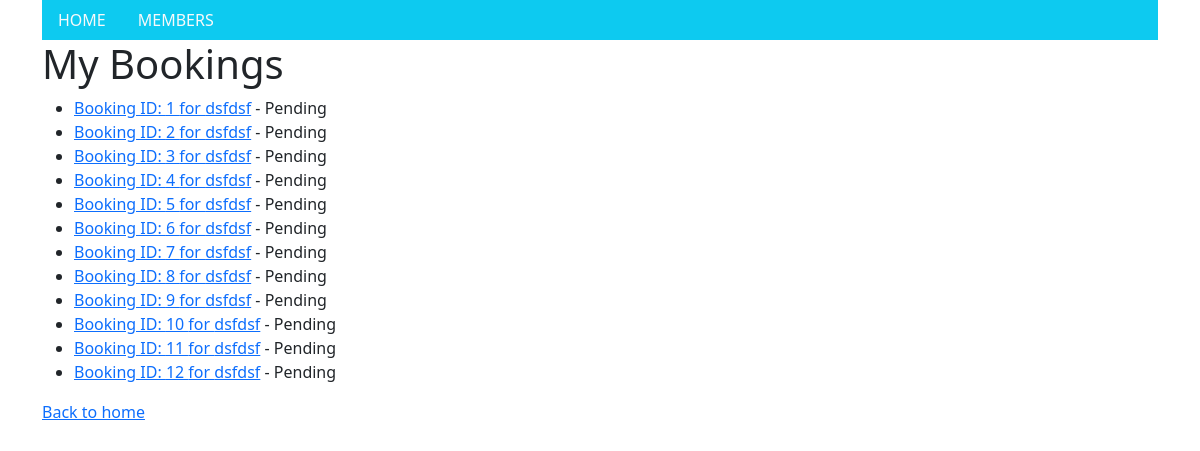
The page /bookings/list/ (signed in) on the database as committed earlier.
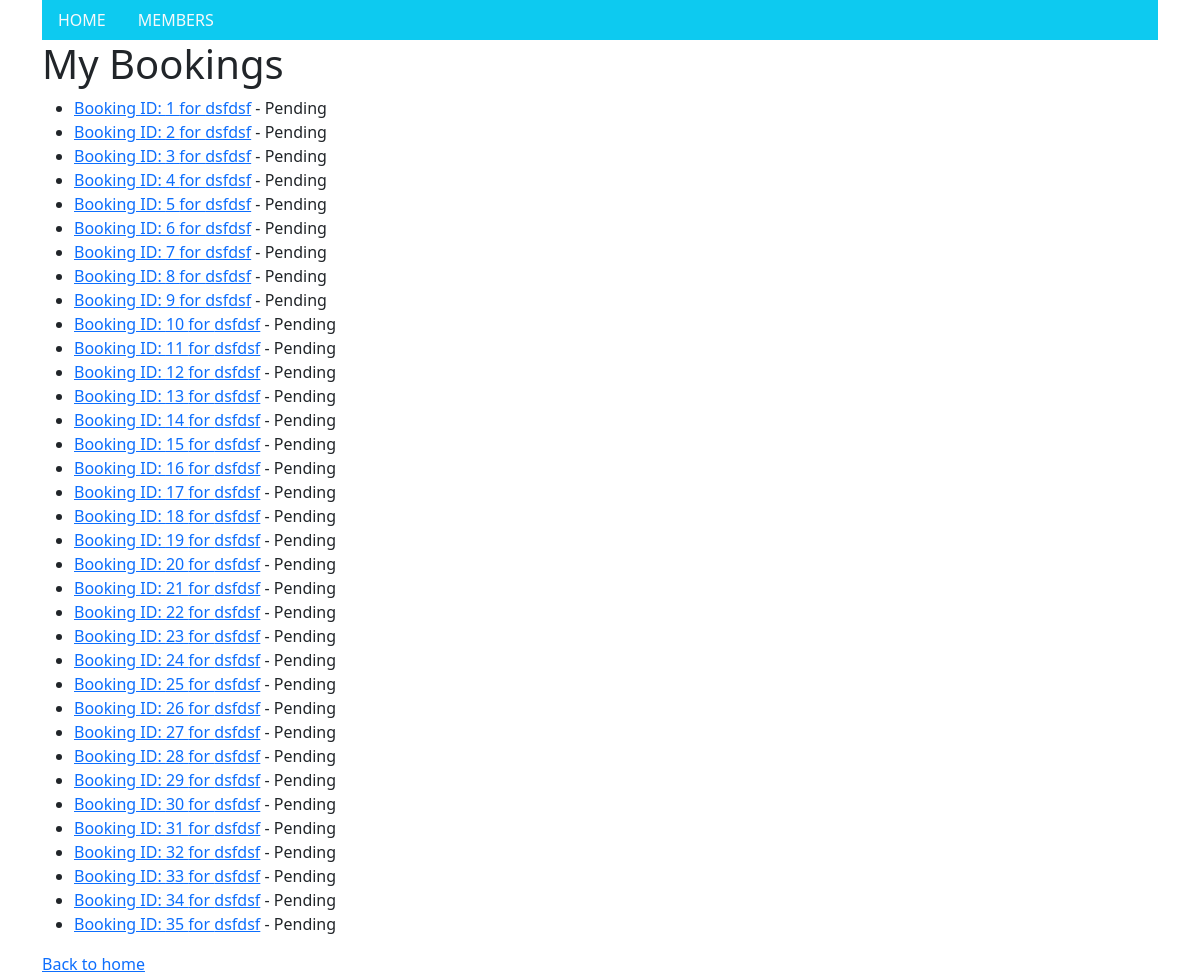
The same page on the database as committed later.
### bookings/models.py (models this page shows, shortened)
class Booking(models.Model):
    STATUS_CHOICES = [
        ('Pending', 'Pending'),
        ('Confirmed', 'Confirmed'),
        ('Cancelled', 'Cancelled'),
    ]
    customer = models.ForeignKey(User, on_delete=models.CASCADE)
    listing = models.ForeignKey(Listing, on_delete=models.CASCADE)
    room = models.ForeignKey(Room, on_delete=models.CASCADE)
    check_in = models.DateField()
    check_out = models.DateField()
    total_price = models.FloatField()
    status = models.CharField(max_length=10, choices=STATUS_CHOICES, default='Pending')
    paypal_transaction_id = models.CharField(max_length=255, blank=True, null=True)

### listings/models.py (models this page shows, shortened)
class Listing(models.Model):
    PROPERTY_TYPES = [
        ('Hotel', 'Hotel'),
        ('Apartment', 'Apartment'),
        ('House', 'House')]
    title = models.CharField(max_length=255)
    description = models.TextField()
    property_type = models.CharField(max_length=10, choices=PROPERTY_TYPES, default='Hotel')
    address = models.CharField(max_length=255)
    city = models.CharField(max_length=255)
    country = models.CharField(max_length=255)
    created_at = models.DateTimeField(auto_now_add=True)
    price_per_night = models.FloatField()
    available_from = models.DateField(default=datetime.date.today)
    available_to = models.DateField(default=datetime.date.today() + datetime.timedelta(days=365))
    host = models.ForeignKey(User, on_delete=models.CASCADE, name='users_listings')

### bookings/views.py (the view)
# urls.py: path('list/', views.booking_list, name="booking_list"),
def booking_list(request):
    bookings = Booking.objects.filter(customer=request.user)
    template = loader.get_template('bookings/booking_list.html')
    context = {
        'bookings': bookings,
    }
    return HttpResponse(template.render(context=context, request=request))

### bookings/templates/bookings/booking_list.html (shortened to what this page needs)
{% extends "bookings/master.html" %}
{% block content %}
<h1>My Bookings</h1>
<ul>
    {% for booking in bookings %}
        <li>
            <a href="{% url 'booking_detail' booking.id %}">Booking ID: {{ booking.id }} for {{ booking.listing.title }}</a>
            - {{ booking.status }}
        </li>
    {% endfor %}
</ul>
<a href="/">Back to home</a>
{% endblock %}

### bookings/templates/bookings/master.html (shortened to what this page needs)
<!DOCTYPE html>
<html>
    <head>
        {% load bootstrap5 %}
        {% bootstrap_css %}
    </head>
    <body>
        <div class="container">
            <ul class="nav bg-info">
              <li class="nav-item">
                <a class="nav-link link-light" href="/">HOME</a>
              </li>
              <li class="nav-item">
                <a class="nav-link link-light" href="/">MEMBERS</a>
              </li>
            </ul>
        {% block content %}
        {% endblock %}
        </div>
    </body>
</html>

Rows that differ between the two databases and show on the page:
added Booking: id "13", listing "dsfdsf", status "Pending"
added Booking: id "14", listing "dsfdsf", status "Pending"
added Booking: id "15", listing "dsfdsf", status "Pending"
added Booking: id "16", listing "dsfdsf", status "Pending"
added Booking: id "17", listing "dsfdsf", status "Pending"
added Booking: id "18", listing "dsfdsf", status "Pending"
added Booking: id "19", listing "dsfdsf", status "Pending"
added Booking: id "20", listing "dsfdsf", status "Pending"
added Booking: id "21", listing "dsfdsf", status "Pending"
added Booking: id "22", listing "dsfdsf", status "Pending"
added Booking: id "23", listing "dsfdsf", status "Pending"
added Booking: id "24", listing "dsfdsf", status "Pending"
added Booking: id "25", listing "dsfdsf", status "Pending"
added Booking: id "26", listing "dsfdsf", status "Pending"
added Booking: id "27", listing "dsfdsf", status "Pending"
added Booking: id "28", listing "dsfdsf", status "Pending"
added Booking: id "29", listing "dsfdsf", status "Pending"
added Booking: id "30", listing "dsfdsf", status "Pending"
added Booking: id "31", listing "dsfdsf", status "Pending"
added Booking: id "32", listing "dsfdsf", status "Pending"
added Booking: id "33", listing "dsfdsf", status "Pending"
added Booking: id "34", listing "dsfdsf", status "Pending"
added Booking: id "35", listing "dsfdsf", status "Pending"
